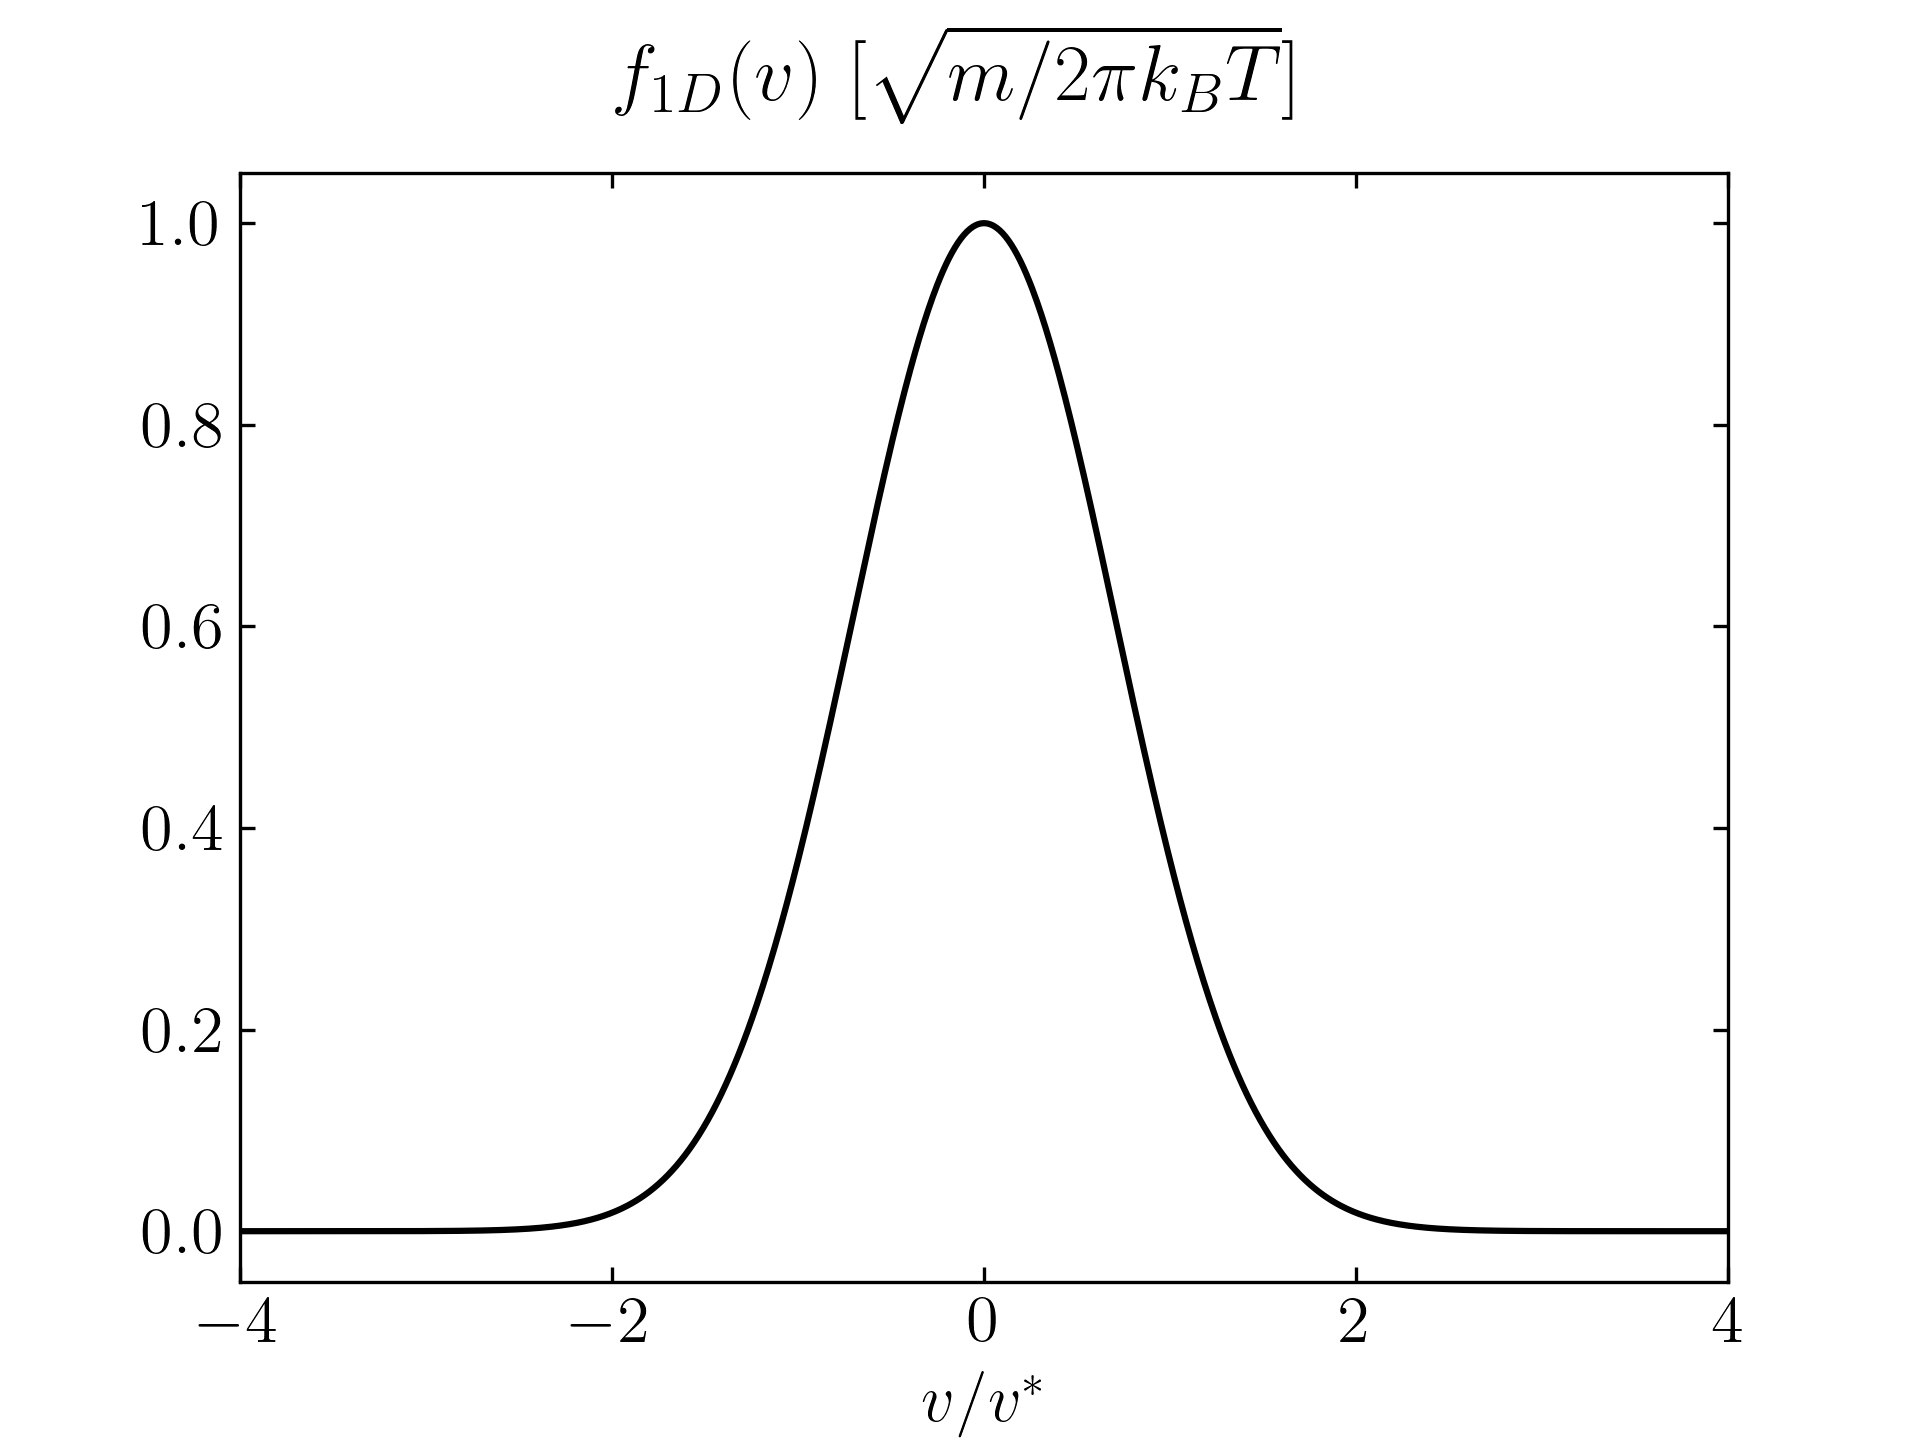

This chart was generated by the following Python code:
import matplotlib.pyplot as plt
import mpl_extras as me
import numpy as np


v = np.linspace(-4, 4, 1000)
f = np.exp(-v ** 2)

me.setup_mpl(tex=True)
fig, ax = plt.subplots(1, 1, dpi=300)

fig.suptitle(r"$f_{1D}(v)$ [$\sqrt{m/2\pi k_BT}$]")

ax.plot(v, f, "-k")

ax.set_xlabel(r"$v/v^\ast$")
ax.set_xlim(v[0], v[-1])
ax.tick_params(**me.params)

fig.savefig("p5a.png", dpi=fig.dpi)

